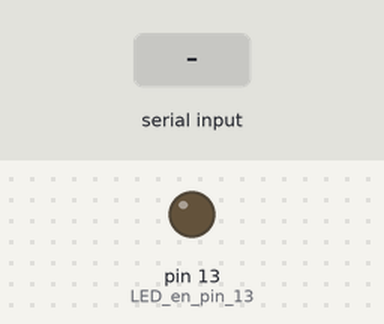
Simulated run of this sketch. Board: Arduino Uno, built with avr-gcc and run on an emulated ATmega328P. Parts: output pins drawn as LEDs (lit = HIGH). The inputs (shaded band) are chosen by the test bench.

Above: at 1.2 s.
1.3 s: "1" received over Serial
At 1.6 s:
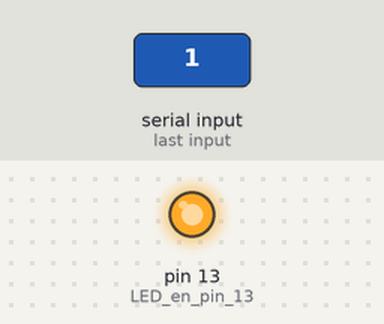
2.8 s: "0" received over Serial
At 4.0 s:
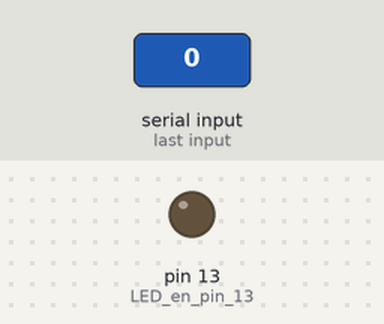
Timing chart, 0 to 5.8 s (numbered marks = the images above; inputs shaded):
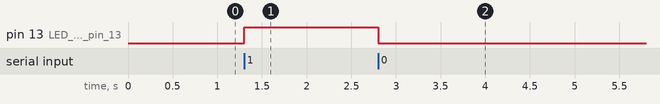

The sketch:

CodigoArduino.ino
```cpp
void setup() {
  pinMode(13, OUTPUT);  // LED en pin 13
  Serial.begin(9600);
}

void loop() {
  if (Serial.available()) {
    char dato = Serial.read();
    if (dato == '1') {
      digitalWrite(13, HIGH);  // Enciende LED
    } else {
      digitalWrite(13, LOW);   // Apaga LED
    }
  }
}
```

Measured:
- after the input at 1.3 s, pin 13 (LED_en_pin_13): LOW → HIGH at once
- after the input at 2.8 s, pin 13 (LED_en_pin_13): HIGH → LOW at once
